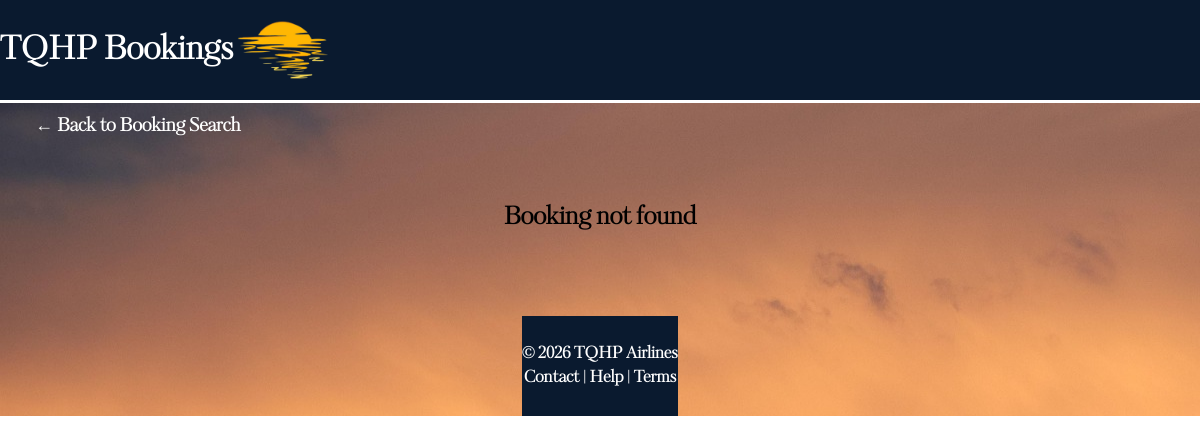
/showBooking/7/, run on an earlier commit of the app's database.
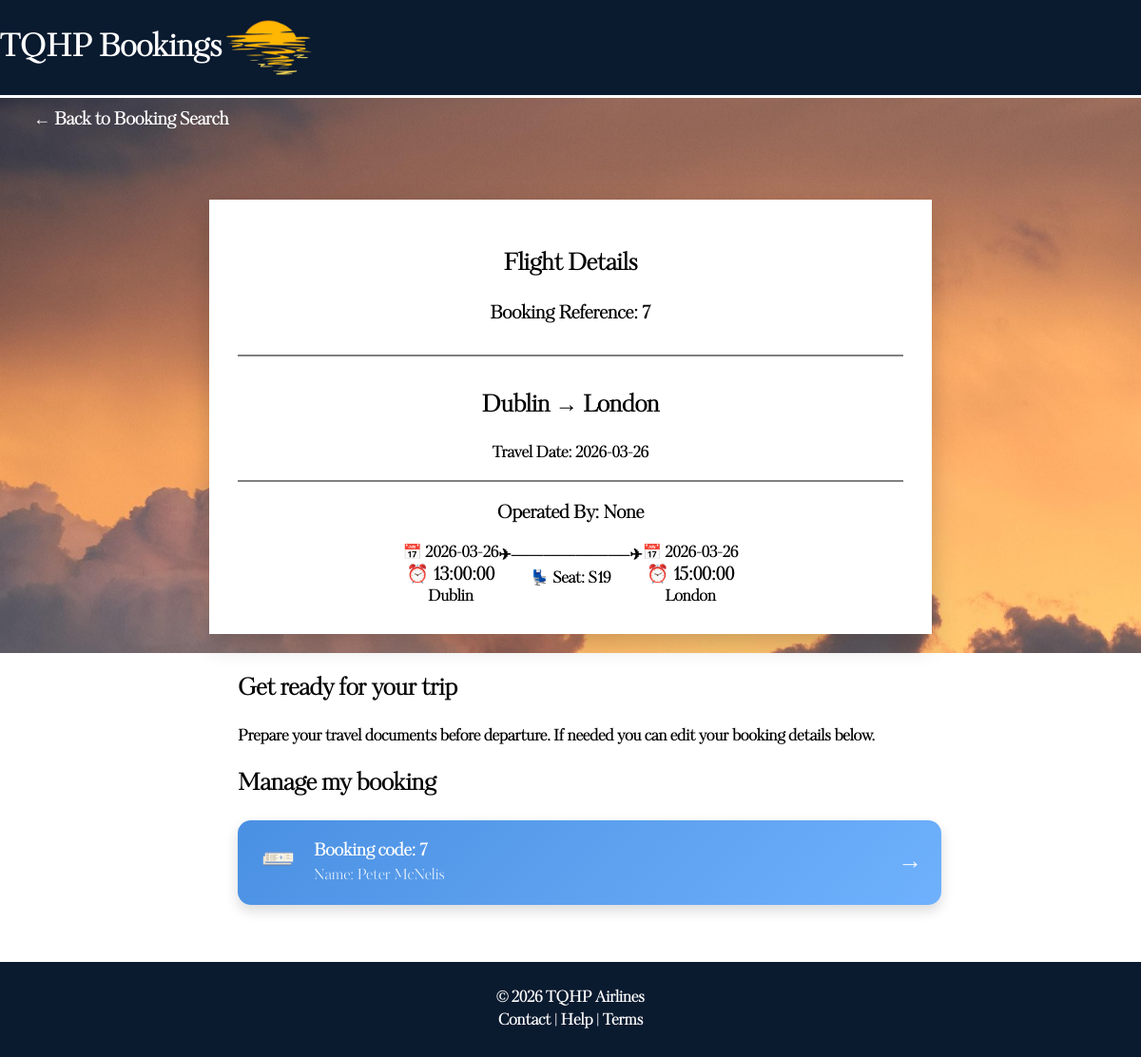
And on a later commit of the database.
### tables this page shows
CREATE TABLE Booking (
    bookingID INTEGER PRIMARY KEY AUTOINCREMENT,
    dateBooked TEXT NOT NULL,
    totalCost INTEGER NOT NULL,
    creditCardName TEXT NOT NULL,
    creditCardNumber TEXT NOT NULL,
    creditCardCvv TEXT NOT NULL,
    creditCardExpiry TEXT,
    customerID INTEGER NOT NULL,
    flightNumber INTEGER NOT NULL,
    seatID INTEGER,
    FOREIGN KEY (customerID) REFERENCES Customer(customerID),
    FOREIGN KEY (flightNumber) REFERENCES Flight(flightNumber)
);

CREATE TABLE Flight (
    flightNumber INTEGER PRIMARY KEY AUTOINCREMENT,
    departure TEXT NOT NULL,
    destination TEXT NOT NULL,
    departureDate TEXT NOT NULL,
    departureTime TEXT NOT NULL,
    arrivalDate TEXT NOT NULL,
    arrivalTime TEXT NOT NULL,
    numberSeats INTEGER NOT NULL,
    airlineID INTEGER,
    FOREIGN KEY (airlineID) REFERENCES Airline(airlineID)
);

CREATE TABLE Seat (
    seatID INTEGER PRIMARY KEY AUTOINCREMENT,
    seatNumber TEXT,
    seatCost INTEGER NOT NULL,
    bookingID INTEGER,
    flightNumber INTEGER NOT NULL,
    FOREIGN KEY (bookingID) REFERENCES Booking(bookingID),
    FOREIGN KEY (flightNumber) REFERENCES Flight(flightNumber)
);

CREATE TABLE Customer (
    customerID INTEGER PRIMARY KEY AUTOINCREMENT,
    customerName TEXT NOT NULL,
    customerAddress TEXT NOT NULL,
    customerEmail TEXT NOT NULL,
    customerPhoneNum TEXT NOT NULL
);

### app.py (the view)
@app.route("/showBooking/<int:bookingID>/", methods = ["GET"])
def showBooking(bookingID):
    conn = getDbConnection()
    booking = conn.execute("""
    SELECT
        Booking.bookingID,
        Seat.seatNumber,
        Customer.customerName,
        Customer.customerEmail,
        Flight.departure,
        Flight.departureDate,
        Flight.departureTime,
        Flight.destination,
        Flight.arrivalDate,
        Flight.arrivalTime,
        Airline.airlineName

    FROM Booking

    LEFT JOIN Customer ON Booking.customerID = Customer.customerID
    LEFT JOIN Flight ON Booking.flightNumber = Flight.flightNumber
    LEFT JOIN Airline ON Flight.airlineID = Airline.airlineID
    LEFT JOIN Seat ON Booking.seatID = Seat.seatID

    WHERE Booking.bookingID = ?

    """, (bookingID,)).fetchone()
    conn.close()
    print("DEBUG: booking =", booking)
    return render_template("showBooking.html", booking = booking)

### app.py (called while the page is built)
def getDbConnection():
    conn = sqlite3.connect("AirPlaneSystem.db")
    conn.row_factory = sqlite3.Row
    return conn

### templates/showBooking.html (shortened to what this page needs)
<!DOCTYPE html>
<html lang="en">
<head>
    <link rel="stylesheet" href="{{ url_for('static', filename='showBooking.css') }}">
</head>
<body>
<div id="top">
    <h1>TQHP Bookings</h1>
    <img id="logo" src="{{ url_for('static', filename='Images/sunset logo.png') }}">
</div>
<div id="main">
<div id="backButton">
<button onclick="location.href='/retrieveBooking'">
← Back to Booking Search
</button>
</div>
{% if booking %}
<div id="info">
<div id="info-header">
<h2>Flight Details</h2>
<h3>Booking Reference: {{ booking['bookingID'] }}</h3>
</div>
<div id="info-summary">
<h2>{{ booking['departure'] }} → {{ booking['destination'] }}</h2>
<p>Travel Date: {{ booking['departureDate'] }}</p>
</div>
<div id="info-detailed">
<div id="airlinedetails">
<h3>Operated By: {{ booking['airlineName'] }}</h3>
</div>
<div id="info-detailed-schedule">
<div id="departureDetails" class="details">
<h4>📅 {{ booking['departureDate'] }}</h4>
<h3>⏰ {{ booking['departureTime'] }}</h3>
<h4>{{ booking['departure'] }}</h4>
</div>
<div class="divider">
✈───────────✈
<br>
💺 Seat: {{ booking['seatNumber'] }}
</div>
<div id="arrivalDetails" class="details">
<h4>📅 {{ booking['arrivalDate'] }}</h4>
<h3>⏰ {{ booking['arrivalTime'] }}</h3>
<h4>{{ booking['destination'] }}</h4>
</div>
</div>
</div>
</div>
</div>
<div id="extra">
<div id="extra-info">
<h2>Get ready for your trip</h2>
<p>
Prepare your travel documents before departure.
If needed you can edit your booking details below.
</p>
<h2>Manage my booking</h2>
<a href="/editBooking/{{ booking['bookingID'] }}" id="bookingName" class="booking-card">
<div class="card-left">
<img class="ticket-icon"
src="{{ url_for('static', filename='Images/ticket.png') }}">
</div>
<div class="card-middle">
<span class="code">
Booking code: {{ booking['bookingID'] }}
</span>
<span class="name">
Name: {{ booking['customerName'] }}
</span>
</div>
<div class="card-right">
<span class="arrow">→</span>
</div>
</a>
</div>
</div>
{% else %}
<h2 style="text-align:center;margin-top:50px;">
Booking not found
</h2>
{% endif %}
<div class="bottom">
© 2026 TQHP Airlines
<br>
Contact | Help | Terms
</div>
</body>
</body>
</html>

### static/showBooking.css (style rules this page uses)
html, body { margin: 0; height: auto; width: 100%; font-family: 'KudryashevDisplay', sans-serif; font-weight:bold; }
#top { background: #0A1A2F; color: white; font-size:16px; display: flex; align-items: center; justify-content: flex-start; border-bottom: 3px solid white; height:20%; }
#logo { height: 100px; width: auto; }
#backButton { align-self: flex-start; margin-left: 20px; }
#backButton button { background: transparent; border: none; color: white; font-size: 18px; font-weight:bold; font-family: 'KudryashevDisplay', sans-serif; cursor: pointer; padding: 10px 15px; transition: all 0.2s ease; }
#main { display: flex; flex-direction: column; justify-content: center; align-items: center; font-weight:600px; background: url("/static/Images/sunsetHome.jpg"); }
#info { display: flex; flex-direction: column; justify-content: center; align-items: center; text-align: center; background: white; backdrop-filter: blur(4px); color: black; padding: 30px; width: 700px; box-shadow: 0 10px 25px rgba(0,0,0,0.2); position: relative; margin-top:60px; margin-bottom:20px; }
#info-header { border-bottom: 2px solid grey; width:100%; padding-bottom:10px; }
#info-summary { margin-top:15px; width:100%; border-bottom: 2px solid grey; }
#info-detailed-schedule { display: flex; flex-direction: row; }
.details h3, .details h4 { margin: -3px 0; }
#extra { width: 700px; margin: 20px auto 0 auto; text-align: center; }
#extra-info { text-align: left; }
.booking-card { width: 100%; background: linear-gradient(135deg, #4a90e2, #6fb1fc); border: none; border-radius: 14px; padding: 18px 20px; display: flex; align-items: center; justify-content: space-between; cursor: pointer; color: white; font-size: 1rem; font-weight: 500; text-decoration: none; box-shadow: 0 6px 14px rgba(0, 0, 0, 0.15); transition: transform 0.2s ease, box-shadow 0.2s ease; }
.card-left img.ticket-icon { width: 45px; height: 45px; }
.card-middle { flex-grow: 1; margin-left: 15px; text-align: left; }
.card-middle .code { font-size: 1.1rem; font-weight: 600; display: block; }
.card-middle .name { font-size: 0.95rem; opacity: 0.9; display: block; }
.card-right .arrow { font-size: 1.6rem; font-weight: bold; opacity: 0.9; transition: transform 0.2s ease; }
.arrow { font-size: 24px; }
.bottom { margin-top:60px; background:#0A1A2F; color: white; height:100px; display: flex; flex-direction: column; justify-content: center; align-items: center; text-align: center; }

What changed in the data, as far as the page shows it:
added Booking: bookingID "7"
now on this page (row unchanged): Flight: departure "Dublin", destination "London", departureDate "2026-03-26", airlineName "None", departureTime "13:00:00", arrivalDate "2026-03-26", arrivalTime "15:00:00"
now on this page (row edited): Seat: seatNumber "S19"
added Customer: customerName "Peter McNelis"
Also different on the page:
text no longer shown: "Booking not found"
text now shown: "Flight Details Booking Reference: → Travel Date: Operated By: 📅 ⏰ ✈───────────✈ 💺 Seat: 📅 ⏰ Get ready for your trip Prepare your travel documents before departure. If needed you can edit your booking details below. Manage my booking Booking code: Name: →"
